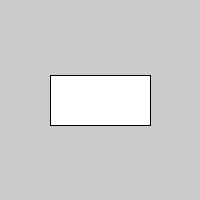
Frame 1 (no input)
Frame 60 (the mouse pressed at the canvas centre just before this capture): identical to frame 1, image omitted
Frame 120 (the mouse held since frame 60 and released just before this capture): identical to frame 1, image omitted

The Processing sketch that drew this single still picture (run headless with seeded random() and noise(); from frame 60 on, the mouse is pressed at the canvas centre):

// Processing sketch: Exercise9_8
// ── Exercise9_8.pde
Button myButton;

void setup(){
  size(200, 200);
  myButton = new Button(height/2, width/2, 100, 50, 255);
}

void draw(){
  myButton.display();
}


class Button {
  float x;
  float y;
  float w;
  float h;
  int buttonColor;
  boolean on;
  
 Button(float tempX, float tempY, float tempW, float tempH, int tempbuttonColor) {
    
    x = tempX;
    y = tempY;
    w = tempW;
    h = tempH;
    buttonColor = tempbuttonColor;
  }
  
  
   void display() {
    rectMode(CENTER);
    stroke(0);
    fill(buttonColor);
    rect(x, y, w, h);
    if(mouseX > width/2) {
      buttonColor = 150;
   } else {
     buttonColor = 255;
  }
   }
}
   
